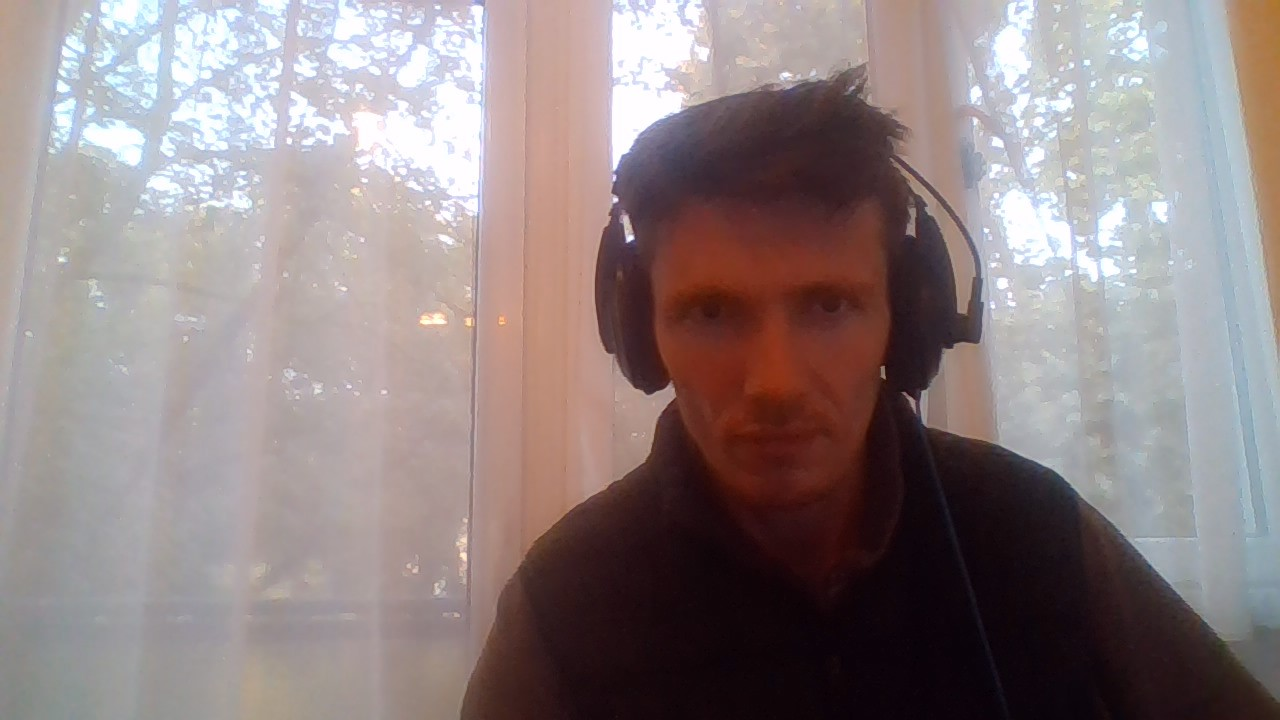
#> input picture recognize/images/z.jpg, 1280 x 720 px
$ python face_photo.py
#> lines starting #> are read from the running program, lines starting #| are printed output that depends on the picture; after the words box and inside, x2 and y2 are one past the last pixel; in counts of white or black regions, pixels touching at a corner belong together
import cv2
import os

imagePath = os.path.abspath("./images/z.jpg")
cascPath = os.path.abspath("./haarcascade_frontalface_default.xml")

faceCascade = cv2.CascadeClassifier(cascPath)

image = cv2.imread(imagePath)
#> image is the input picture: shape (720, 1280, 3); mean B, G, R 131.2, 130.7, 143.9
gray = cv2.cvtColor(image, cv2.COLOR_BGR2GRAY)
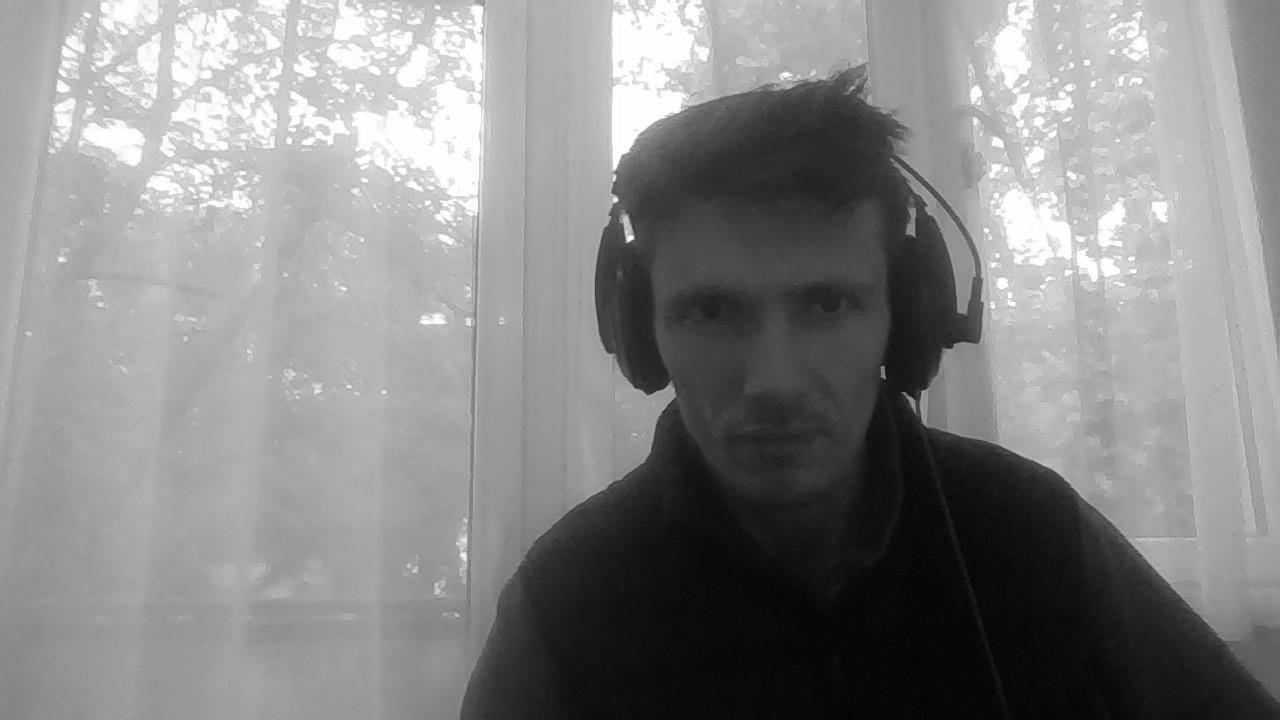
#> gray: shape (720, 1280); min 2, max 255, mean 134.7

faces = faceCascade.detectMultiScale(
    gray,
    scaleFactor=1.1,
    minNeighbors=5,
    minSize=(30, 30),
)
#> faces = [[629, 203, 285, 285]]

# Draw a rectangle around the faces
for (x, y, w, h) in faces:
    cv2.rectangle(image, (x, y), (x+w, y+h), (0, 255, 0), 2)
#> this loop made 1 pass
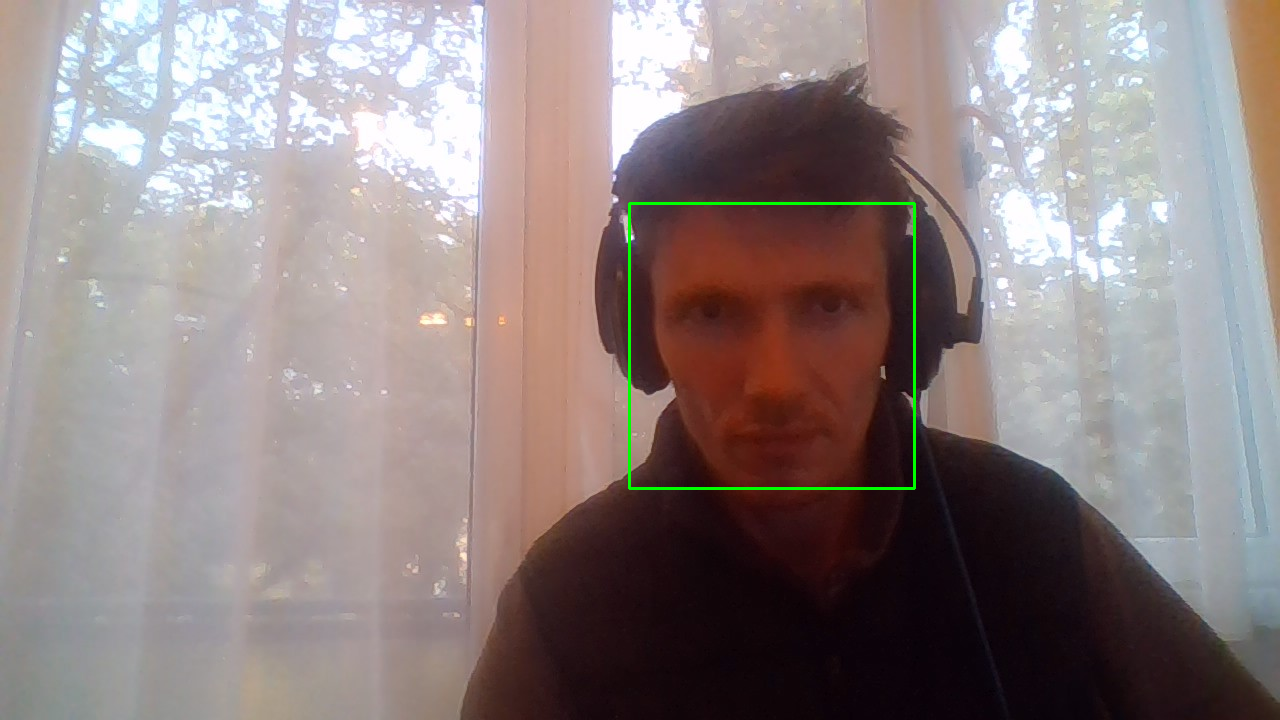
#> image: shape (720, 1280, 3); 0.37% of pixels changed, all inside (x1, y1, x2, y2) = (628, 202, 916, 490)

# Filename
filename = 'myconvertedimage.jpg'

# Saving the image
cv2.imwrite(filename, image)

$ run again, with recognize/images/reka.jpg copied over recognize/images/z.jpg
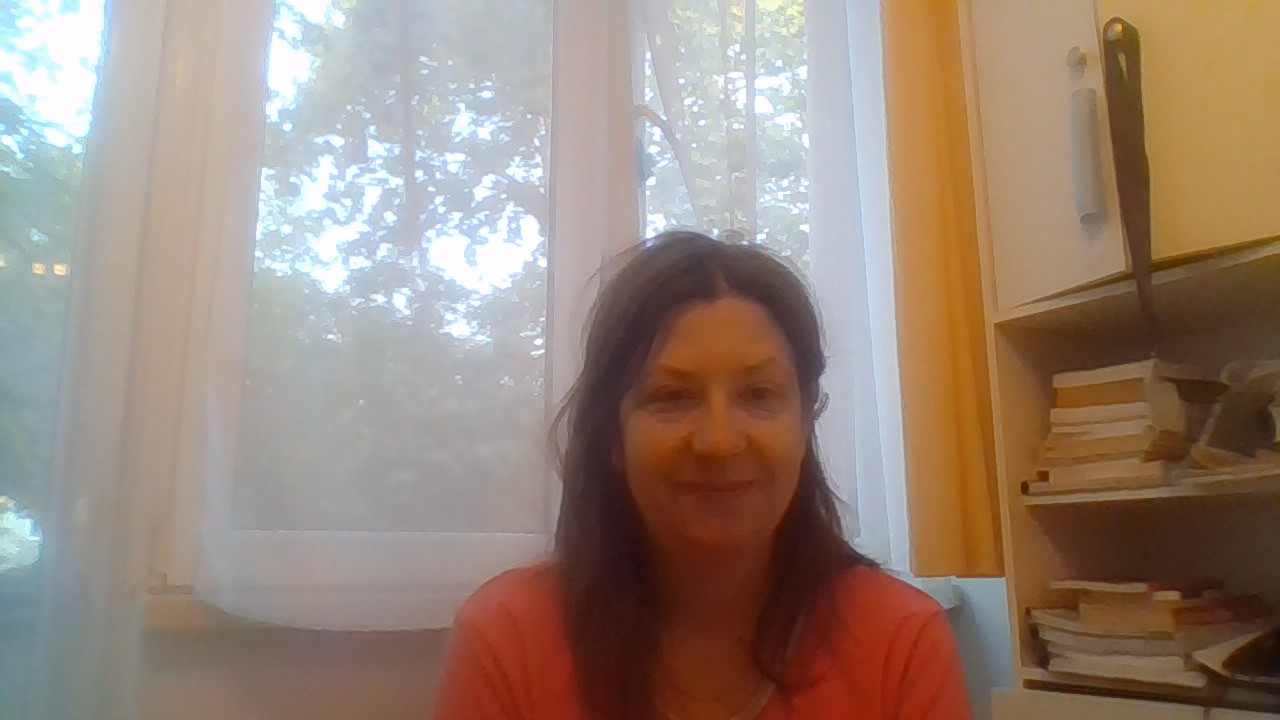
#> input picture recognize/images/reka.jpg, 1280 x 720 px
#> image is the input picture: shape (720, 1280, 3); mean B, G, R 120, 133.2, 152.3
#> `gray = cv2.cvtColor(image, cv2.COLOR_BGR2GRAY)`:
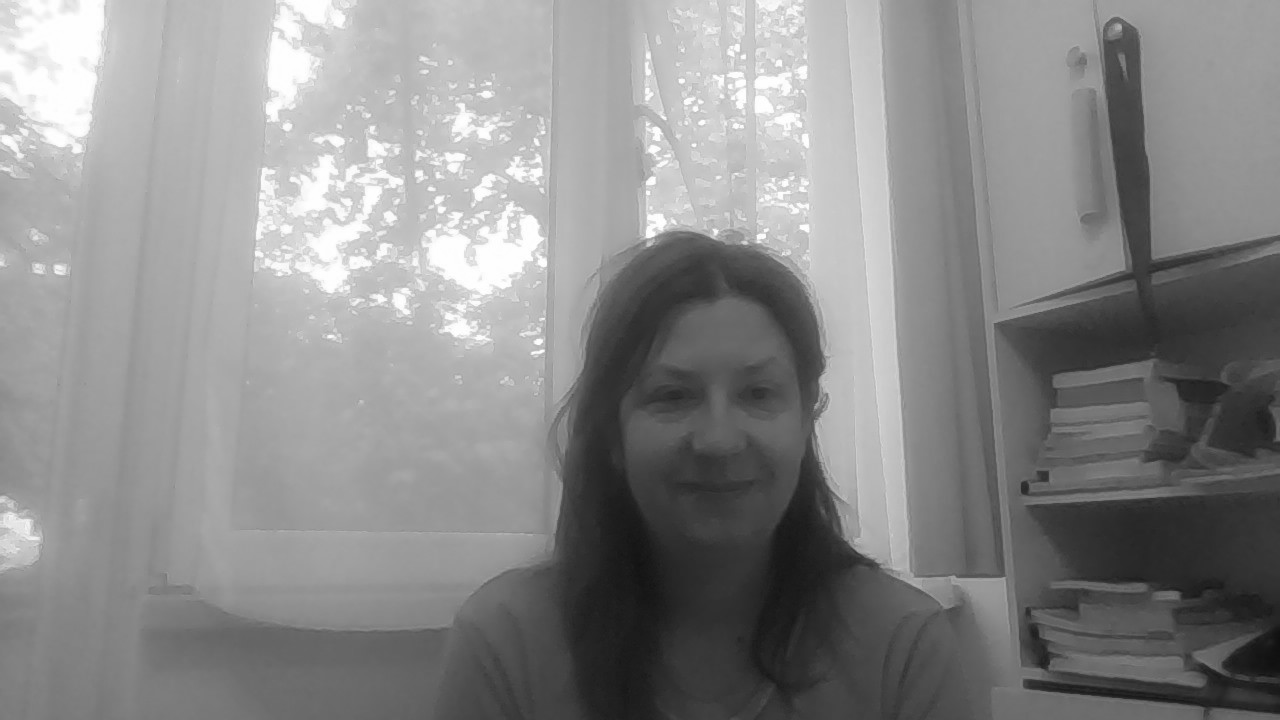
#> gray: shape (720, 1280); min 15, max 255, mean 137.4
#> faces = [[596, 304, 234, 234]]
#> the loop `for (x, y, w, h) in faces:` made 1 pass
#> after the loop `for (x, y, w, h) in faces:`:
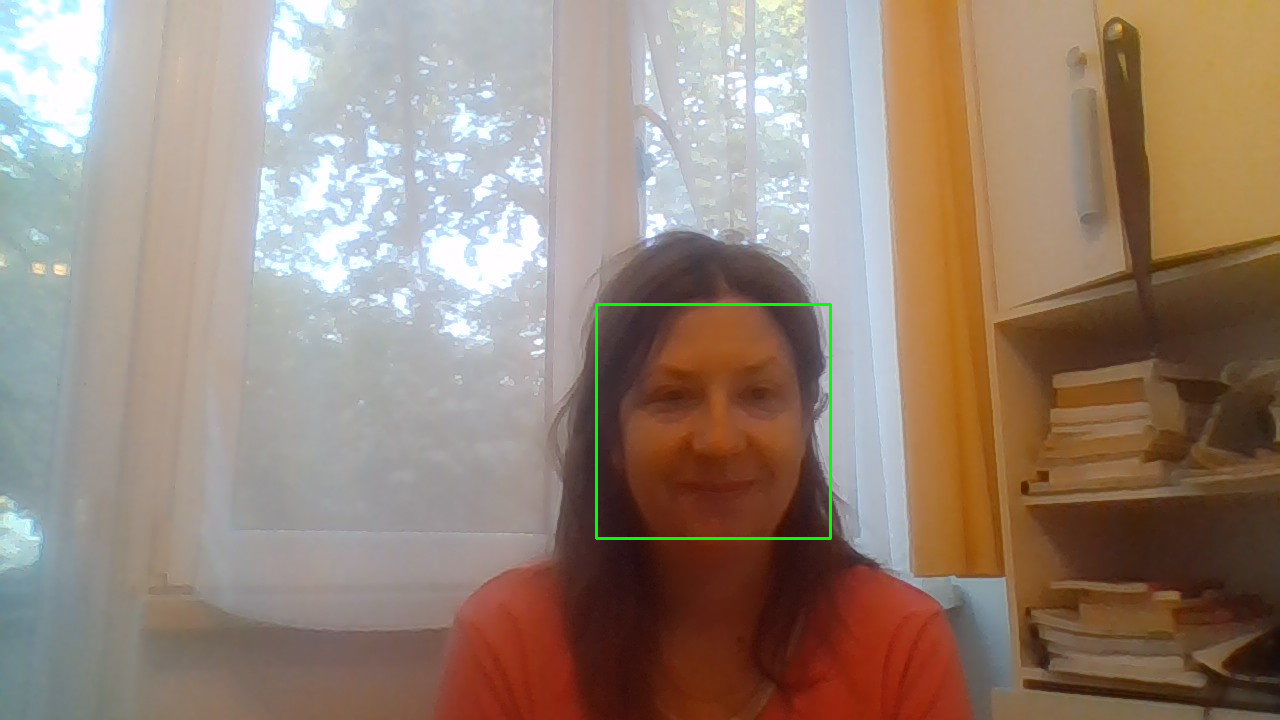
#> image: shape (720, 1280, 3); 0.3% of pixels changed, all inside (x1, y1, x2, y2) = (595, 303, 832, 540)
